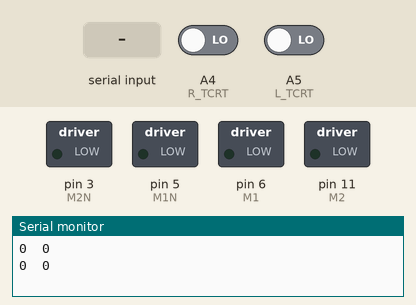
A sketch run on a simulated Arduino Uno, built with avr-gcc and run on an emulated ATmega328P. Shown: switched loads named in the sketch (green lamp = pin HIGH), the last lines printed to the serial monitor. The inputs (shaded band) are chosen by the test bench; at power-on: A4 (R_TCRT) LOW, A5 (L_TCRT) LOW.

Above: at 6.3 s.
6.4 s: "v" received over Serial
At 7.7 s:
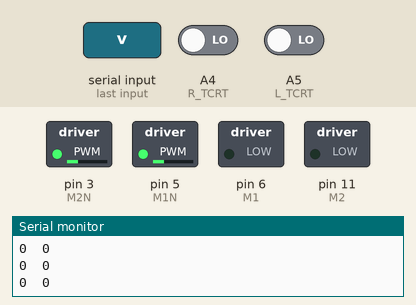
9.4 s: A4 (R_TCRT) driven HIGH
At 10.0 s:
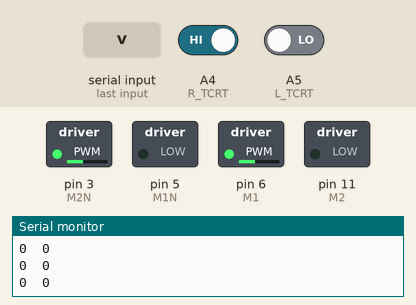
10.9 s: A5 (L_TCRT) driven HIGH
At 11.9 s:
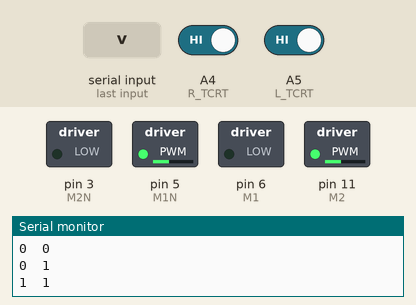
12.4 s: "F" received over Serial
At 13.5 s:
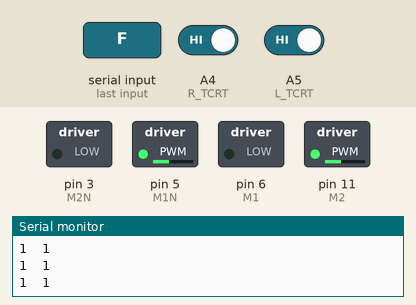
13.9 s: "B" received over Serial
At 15.1 s:
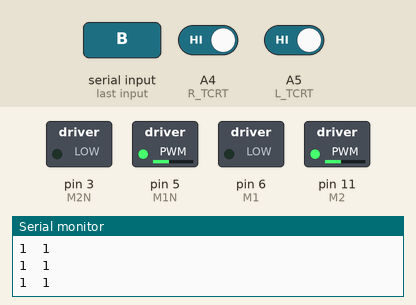
15.4 s: "R" received over Serial
At 15.8 s:
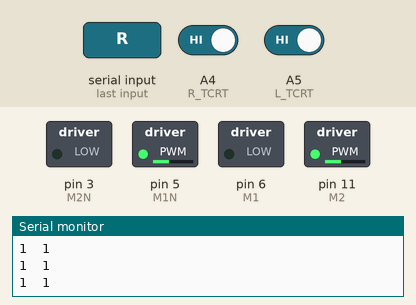
Timing chart, 0 to 17.9 s (numbered marks = the images above; inputs shaded):
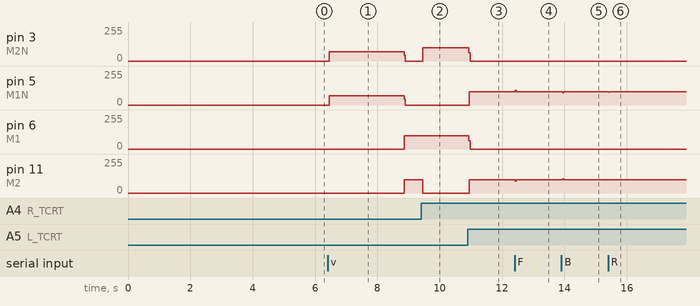

The sketch:

Objetivo_2.ino
```cpp
/*
  buggy.ino - Aplicação exemplo para o buggy 4x4

  - Exibe os dados dos sensores pelo terminal UART 9600 bps.
  - Recebe comandos da serial para movimentação dos motores.

  Created by Renan Augusto Starke, July 26, 2021.
  Released into the public domain.
*/

#include "Motores.h"
#include "Linha.h"

/* Tarefas básicas do exemplo */
void tarefa_1();
void tarefa_2();

volatile bool exibir_estado = true;
char dado_controle;

/* Instâncias das classe dos sensores/atuadores */
Motores motores;
Linha seguidor_linha;

/* Variaveis globais */
volatile bool autonomia = false;

/* Configuração e mensagem inicial */
void setup() {

  Serial.begin(9600);
  while (!Serial);

  Serial.println("Teste buggy 4x4");
  Serial.println("F: mover para frente");
  Serial.println("B: mover para trás");
  Serial.println("L: mover para esquerda");
  Serial.println("R: mover para direita");
  Serial.println("s: exibir estado dos sensores a cada 1s");
  Serial.println("v ou V: Ligar/desligar modo de autonomia (seguidor de linha)");

  delay(5000);

}

/* Loop de atualização do sensores e das tarefas */
void loop() {

  tarefa_1();
  tarefa_2();
  tarefa_exibir_estado();

}

/* Tarefa 1 - controlar o carrinho via bluetooth */
void tarefa_1() {

  /* Caso tenha recebido algum dado do PC */
  if (Serial.available()) {
     char dado_recebido = Serial.read();
     dado_controle = dado_recebido;
      if (dado_recebido == 'S')
          motores.parar();
      else if (dado_recebido == 'F')
          motores.frente(200);
      else if (dado_recebido == 'B')
          motores.tras(200);
      else if (dado_recebido == 'L')
          motores.esquerda(150);
      else if (dado_recebido == 'R')
          motores.direita(150);
      else if (dado_recebido == 'v' || dado_recebido == 'V')
          autonomia = (autonomia == true ? false : true);
          //autonomia = toggle_autonomia(autonomia);
      else if (dado_recebido == 's') {
        if (exibir_estado == true)
          exibir_estado = false;
        else
          exibir_estado = true;
      }

      if (dado_recebido == 'i') {
        Serial.println("Bat0\tBat1\tVelocidade\tDistância");
      }

  }
}

const unsigned long ciclo_timeout = 400; // 400*5 = 2 segundos
int contagem_ciclos = 0;
const unsigned long periodo_tarefa_2 = 5;
bool ligar_re = false;
unsigned long tempo_tarefa_2 = millis();

/* Tarefa 2 - Fazer o carrinho seguir a linha */
void tarefa_2(){
  unsigned long tempo_atual = millis();

  int esquerda = seguidor_linha.obter_esquerda();
  int direita = seguidor_linha.obter_direita();

  if(tempo_atual - tempo_tarefa_2 > periodo_tarefa_2) {
    tempo_tarefa_2 = tempo_atual;
    if (autonomia) {
      if (esquerda == 0 && direita == 0 && ligar_re == false) {
          motores.frente(70);
          contagem_ciclos++;
          if (contagem_ciclos >= 400) {
            contagem_ciclos = 0;
            ligar_re = true;
          }
      }
      else if (esquerda == 0 && direita == 0 && ligar_re == true)
          motores.tras(100);
      else if (esquerda == 1){
          motores.esquerda(100);
          ligar_re = false;
          contagem_ciclos = 0;
      }
      else if (direita == 1){
          motores.direita(100);
          ligar_re = false;
          contagem_ciclos = 0;
      }
    }
  }
}

/* Exibe valor dos sensores IR */
void tarefa_exibir_estado(){
  static unsigned long tempo_atual = 0;

  /* Escalonamento a cada 1s. Se ativado a exibição */
  if ((exibir_estado) && (millis() - tempo_atual >= 1000)){

    Serial.print(seguidor_linha.obter_esquerda());
    Serial.print("\t");
    Serial.print(seguidor_linha.obter_direita());

    Serial.println("");

    tempo_atual = millis();
  }
}

const unsigned long periodo_caso_esq = 100;
unsigned long tempo_caso_esq = millis();

void caso_esquerda(){
  unsigned long tempo_atual = millis();

  motores.parar();
  if(tempo_atual - tempo_caso_esq > periodo_caso_esq)
  {
    if(seguidor_linha.obter_esquerda() == 1)
      motores.esquerda(200);
    else
      motores.tras(70);
  }
}

const unsigned long periodo_caso_dir = 100;
unsigned long tempo_caso_dir = millis();

void caso_direita(){
  unsigned long tempo_atual = millis();

  motores.parar();
  if(tempo_atual - tempo_caso_dir > periodo_caso_dir)
  {
    if(seguidor_linha.obter_direita() == 1)
      motores.direita(200);
    else
      motores.tras(70);
  }
}

bool toggle_autonomia(bool autonomia)
{
  if (autonomia)
    return false;
  return true;
}
```

Linha.cpp
```cpp
/*
  Linha.cpp - Biblioteca para detectar/seguir uma linha para o buggy 4x4.
  Retorna a verdadeiro ou falso de acordo com a detecção.
  Essa biblioteca utiliza o overflow do Timer 2 para o filtro do sensor.
  Created by Renan Augusto Starke, July 22, 2021.
  Released into the public domain.
*/

#include "Linha.h"

/* Cabeçalhos e vetores de interrupções: código low level para PCINTs */
#include <avr/io.h>
#include <avr/interrupt.h>

#define CPL_BIT(y,bit) 	(y^=(1<<bit))

volatile unsigned char Linha::esquerda = 0;
volatile unsigned char Linha::direita = 0;

Linha::Linha()
{
  /* Configuração dos pinos */
  pinMode(R_TCRT, INPUT);
  pinMode(L_TCRT, INPUT);

//   pinMode(13, OUTPUT);

  /* Filtro do sensor óptico é feito por
   * counting debouncer no overflow do timer 2

   * Habilita IRQ de overflow. Configuração do timer é
   * realizada pelo Arduino.   */
  TIMSK2 = 1 << TOIE2;
}

/* Interrupção de overflow do Timer2 do AVR.
 * O Timer 2 é configurado pelo Arduino no modo PWM.
 * Essa interrupção executa a cada 4ms aproximadamente */
ISR(TIMER2_OVF_vect){

  static unsigned int amostras_r = Linha::amostras_filto;
  static unsigned int amostras_l = Linha::amostras_filto;

  /* Debug: Piscar quando executar a ISR */
  CPL_BIT(PORTB, PB5);

  /* Se detectado borda de descida */
  if (digitalRead(Linha::R_TCRT))  {
      /* Se contagem = 0, debounce terminado */
      if (!(--amostras_r)) {
        Linha::direita = 1;
      }
  }
  else{
      Linha::direita = 0;
      amostras_r = Linha::amostras_filto;
  }

	/* Se detectado borda de descida */
  if (digitalRead(Linha::L_TCRT))  {
      /* Se contagem = 0, debounce terminado */
      if (!(--amostras_l)) {
        Linha::esquerda = 1;
      }
  }
  else{
      Linha::esquerda = 0;
      amostras_l = Linha::amostras_filto;
  }
}

unsigned char Linha::obter_esquerda(){
  return Linha::esquerda;
}
unsigned char Linha::obter_direita(){
  return Linha::direita;
}
```

Linha.h
```cpp
/*
  Linha.h - Biblioteca para detectar/seguir uma linha para o buggy 4x4.
  Retorna a ...
  Created by Renan Augusto Starke, July 22, 2021.
  Released into the public domain.
*/
#ifndef LINHA_H
#define LINHA_H

#include "Arduino.h"

class Linha
{
  public:
    enum LINHA_PINOS {R_TCRT = A4, L_TCRT = A5};
    static const unsigned int amostras_filto = 10;
    volatile static unsigned char esquerda;
    volatile static unsigned char direita;

    Linha();
    unsigned char obter_esquerda();
    unsigned char obter_direita();

  private:

};

#endif
```

Motores.cpp
```cpp
/*
  Motores.cpp - Biblioteca para controle de motores do Buggy 4x4.
  Created by Renan Augusto Starke, July 22, 2021.
  Released into the public domain.
*/

#include "Motores.h"

Motores::Motores()
{
  /* Configuração dos pinos */
  pinMode(M1, OUTPUT);
  pinMode(M1N, OUTPUT);
  pinMode(M2, OUTPUT);
  pinMode(M2N, OUTPUT);
}

void Motores::parar()
{
  /* Desliga todos os motores */
  digitalWrite(M1, LOW);
  digitalWrite(M1N, LOW);
  digitalWrite(M2, LOW);
  digitalWrite(M2N, LOW);
}


void Motores::frente(unsigned char velocidade){
  parar();

  /*digitalWrite(M1, HIGH);
  digitalWrite(M2, HIGH); */
  velocidade &= 0xff;

  analogWrite(M1N, velocidade);
  analogWrite(M2N, velocidade);

}

void Motores::tras(unsigned char velocidade){
  parar();

  velocidade &= 0xff;
  /* digitalWrite(M1N, HIGH);
  digitalWrite(M2N, HIGH); */

  analogWrite(M1, velocidade);
  analogWrite(M2, velocidade);

}

void Motores::direita(unsigned char velocidade){
  parar();
  velocidade &= 0xff;

  /*digitalWrite(M1, HIGH);
  digitalWrite(M2N, HIGH);*/

  analogWrite(M1, velocidade);
  analogWrite(M2N, velocidade);


}

void Motores::esquerda(unsigned char velocidade){
  parar();
  velocidade &= 0xff;

  /* digitalWrite(M2N, HIGH);
  digitalWrite(M1, HIGH);  */

  analogWrite(M2, velocidade);
  analogWrite(M1N, velocidade);
}
```

Motores.h
```cpp
/*
  Motores.h - Biblioteca para controle de motores do Buggy 4x4.
  Created by Renan Augusto Starke, July 22, 2021.
  Released into the public domain.
*/
#ifndef MOTORES_H
#define MOTORES_H

#include "Arduino.h"

class Motores
{
  public:
    Motores();

    void frente(unsigned char velocidade);
    void tras(unsigned char velocidade);
    void esquerda(unsigned char velocidade);
    void direita(unsigned char velocidade);
    void parar();

  private:
    /* Pinos de hardware. Suportam analogWrite() */
    enum pins {M1 = 6, M1N = 5, M2 = 11, M2N = 3};
};

#endif
```

Measured:
- after the input at 6.4 s, pin 3 (M2N), pin 5 (M1N): 0/255 → 70/255 after 0.06 s, → 0/255 2.4 s later; pin 6 (M1), pin 11 (M2): 0/255 → 100/255 after 2.5 s
- after the input at 9.4 s, pin 3 (M2N): 0/255 → 100/255 after 0.06 s; pin 11 (M2): 100/255 → 0/255 after 0.06 s
- after the input at 10.9 s, pin 3 (M2N), pin 6 (M1): 100/255 → 0/255 at once; pin 5 (M1N), pin 11 (M2): 0/255 → 100/255 after 0.05 s
- after the input at 12.4 s, pin 5 (M1N): 100/255 → 109/255 at once, → 100/255 0.04 s later; pin 11 (M2): 100/255 → 90/255 at once, → 100/255 0.04 s later
- after the input at 13.9 s, pin 5 (M1N): 100/255 → 92/255 at once, → 100/255 0.04 s later; pin 11 (M2): 100/255 → 107/255 at once, → 100/255 0.04 s later
- after the input at 15.4 s, pin 5 (M1N): 100/255 → 94/255 at once, → 100/255 0.04 s later
